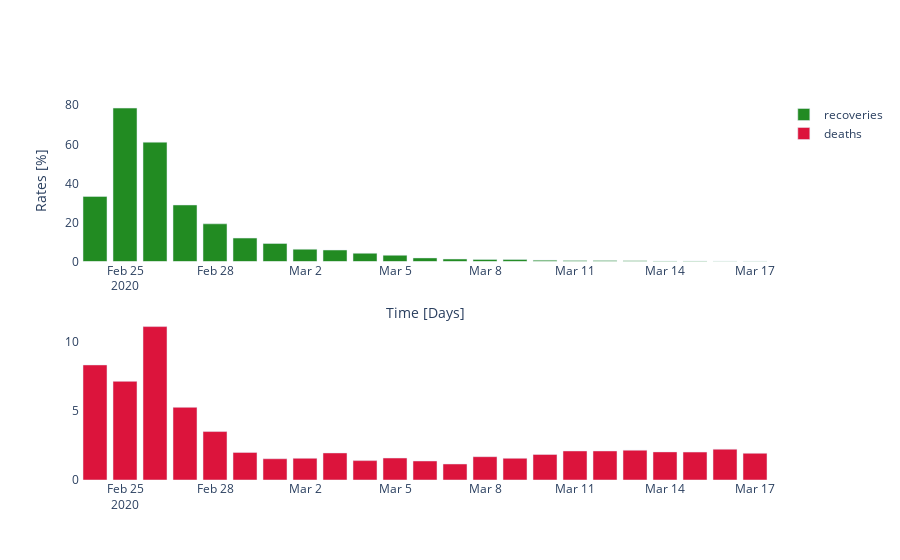

Notebook code cell kept with this figure:
### Code cell
# display rates
fig = make_subplots(rows=2, cols=1)

fig.add_bar(
    row=1, col=1,
    x = df_c.Date[mask],
    y = rate_recov_d[mask],
    name = 'recoveries',
    marker = dict(color = 'forestgreen')
    )
fig.add_bar(
    row=2, col=1,
    x = df_c.Date[mask],
    y = rate_death_d[mask],
    name = 'deaths',
    marker = dict(color = 'crimson')
)
fig.update_layout(
    xaxis_title = 'Time [Days]',
    yaxis_title = 'Rates [%]',
    plot_bgcolor='white')

### Figure 1 — Plotly figure (JSON) as saved in the notebook; plotly's stock layout.template omitted (floating-point values rounded to 4 significant figures)
{"data": [{"marker": {"color": "forestgreen"}, "name": "recoveries", "type": "bar", "x": ["2020-02-24T00:00:00", "2020-02-25T00:00:00", "2020-02-26T00:00:00", "2020-02-27T00:00:00", "2020-02-28T00:00:00", "2020-02-29T00:00:00", "2020-03-01T00:00:00", "2020-03-02T00:00:00", "2020-03-03T00:00:00", "2020-03-04T00:00:00", "2020-03-05T00:00:00", "2020-03-06T00:00:00", "2020-03-07T00:00:00", "2020-03-08T00:00:00", "2020-03-09T00:00:00", "2020-03-10T00:00:00", "2020-03-11T00:00:00", "2020-03-12T00:00:00", "2020-03-13T00:00:00", "2020-03-14T00:00:00", "2020-03-15T00:00:00", "2020-03-16T00:00:00", "2020-03-17T00:00:00"], "xaxis": "x", "y": [33.33, 78.57, 61.11, 28.95, 19.3, 12, 9.231, 6.283, 5.882, 4.211, 3.183, 1.838, 1.264, 1.066, 0.9926, 0.6726, 0.5261, 0.5261, 0.3278, 0.2685, 0.2667, 0.1809, 0.1568], "yaxis": "y"}, {"marker": {"color": "crimson"}, "name": "deaths", "type": "bar", "x": ["2020-02-24T00:00:00", "2020-02-25T00:00:00", "2020-02-26T00:00:00", "2020-02-27T00:00:00", "2020-02-28T00:00:00", "2020-02-29T00:00:00", "2020-03-01T00:00:00", "2020-03-02T00:00:00", "2020-03-03T00:00:00", "2020-03-04T00:00:00", "2020-03-05T00:00:00", "2020-03-06T00:00:00", "2020-03-07T00:00:00", "2020-03-08T00:00:00", "2020-03-09T00:00:00", "2020-03-10T00:00:00", "2020-03-11T00:00:00", "2020-03-12T00:00:00", "2020-03-13T00:00:00", "2020-03-14T00:00:00", "2020-03-15T00:00:00", "2020-03-16T00:00:00", "2020-03-17T00:00:00"], "xaxis": "x2", "y": [8.333, 7.143, 11.11, 5.263, 3.509, 2, 1.538, 1.571, 1.961, 1.404, 1.592, 1.378, 1.159, 1.687, 1.572, 1.85, 2.104, 2.104, 2.158, 2.036, 2.023, 2.231, 1.934], "yaxis": "y2"}], "layout": {"autosize": true, "plot_bgcolor": "white", "xaxis": {"anchor": "y", "autorange": true, "domain": [0, 1], "range": ["2020-02-23 12:00", "2020-03-17 12:00"], "title": {"text": "Time [Days]"}, "type": "date"}, "xaxis2": {"anchor": "y2", "autorange": true, "domain": [0, 1], "range": ["2020-02-23 12:00", "2020-03-17 12:00"], "type": "date"}, "yaxis": {"anchor": "x", "autorange": true, "domain": [0.575, 1], "range": [0, 82.71], "title": {"text": "Rates [%]"}, "type": "linear"}, "yaxis2": {"anchor": "x2", "autorange": true, "domain": [0, 0.425], "range": [0, 11.7], "type": "linear"}}}
